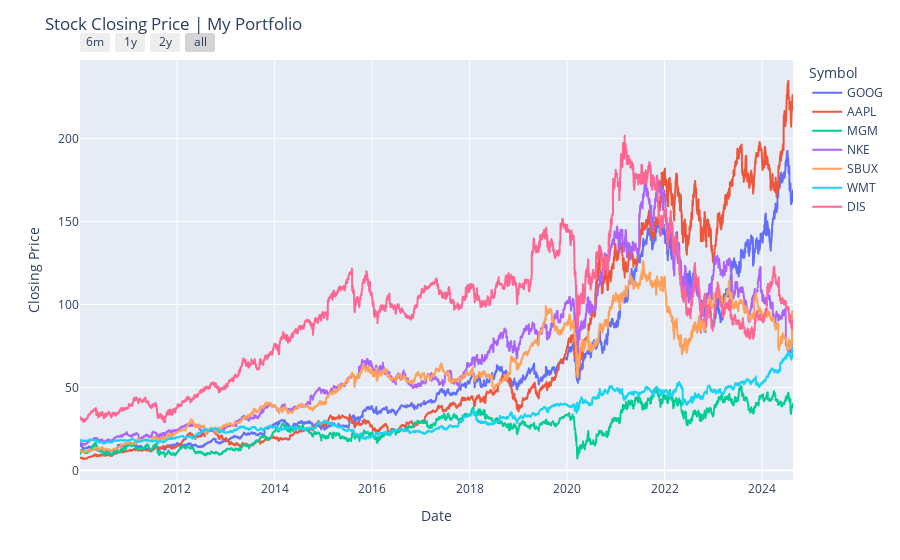

The notebook cell this image was saved under:
### Code cell
close_chart(portfolio)

### Figure 1 — Plotly figure (JSON) as saved in the notebook; plotly's stock layout.template omitted (floating-point values rounded to 4 significant figures; data arrays with more than 128 entries replaced by an {"elided": "..."} marker saying what was removed)
{"data": [{"hovertemplate": "Symbol=GOOG<br>variable=Close<br>Date=%{x}<br>Closing Price=%{y}<extra></extra>", "legendgroup": "GOOG", "line": {"color": "#636efa", "dash": "solid"}, "marker": {"symbol": "circle"}, "mode": "lines", "name": "GOOG", "showlegend": true, "type": "scattergl", "x": {"elided": "3682 str values"}, "xaxis": "x", "y": {"elided": "3682 float values"}, "yaxis": "y"}, {"hovertemplate": "Symbol=AAPL<br>variable=Close<br>Date=%{x}<br>Closing Price=%{y}<extra></extra>", "legendgroup": "AAPL", "line": {"color": "#EF553B", "dash": "solid"}, "marker": {"symbol": "circle"}, "mode": "lines", "name": "AAPL", "showlegend": true, "type": "scattergl", "x": {"elided": "3682 str values"}, "xaxis": "x", "y": {"elided": "3682 float values"}, "yaxis": "y"}, {"hovertemplate": "Symbol=MGM<br>variable=Close<br>Date=%{x}<br>Closing Price=%{y}<extra></extra>", "legendgroup": "MGM", "line": {"color": "#00cc96", "dash": "solid"}, "marker": {"symbol": "circle"}, "mode": "lines", "name": "MGM", "showlegend": true, "type": "scattergl", "x": {"elided": "3682 str values"}, "xaxis": "x", "y": {"elided": "3682 float values"}, "yaxis": "y"}, {"hovertemplate": "Symbol=NKE<br>variable=Close<br>Date=%{x}<br>Closing Price=%{y}<extra></extra>", "legendgroup": "NKE", "line": {"color": "#ab63fa", "dash": "solid"}, "marker": {"symbol": "circle"}, "mode": "lines", "name": "NKE", "showlegend": true, "type": "scattergl", "x": {"elided": "3682 str values"}, "xaxis": "x", "y": {"elided": "3682 float values"}, "yaxis": "y"}, {"hovertemplate": "Symbol=SBUX<br>variable=Close<br>Date=%{x}<br>Closing Price=%{y}<extra></extra>", "legendgroup": "SBUX", "line": {"color": "#FFA15A", "dash": "solid"}, "marker": {"symbol": "circle"}, "mode": "lines", "name": "SBUX", "showlegend": true, "type": "scattergl", "x": {"elided": "3682 str values"}, "xaxis": "x", "y": {"elided": "3682 float values"}, "yaxis": "y"}, {"hovertemplate": "Symbol=WMT<br>variable=Close<br>Date=%{x}<br>Closing Price=%{y}<extra></extra>", "legendgroup": "WMT", "line": {"color": "#19d3f3", "dash": "solid"}, "marker": {"symbol": "circle"}, "mode": "lines", "name": "WMT", "showlegend": true, "type": "scattergl", "x": {"elided": "3682 str values"}, "xaxis": "x", "y": {"elided": "3682 float values"}, "yaxis": "y"}, {"hovertemplate": "Symbol=DIS<br>variable=Close<br>Date=%{x}<br>Closing Price=%{y}<extra></extra>", "legendgroup": "DIS", "line": {"color": "#FF6692", "dash": "solid"}, "marker": {"symbol": "circle"}, "mode": "lines", "name": "DIS", "showlegend": true, "type": "scattergl", "x": {"elided": "3682 str values"}, "xaxis": "x", "y": {"elided": "3682 float values"}, "yaxis": "y"}], "layout": {"legend": {"title": {"text": "Symbol"}, "tracegroupgap": 0}, "margin": {"t": 60}, "title": {"text": "Stock Closing Price | My Portfolio"}, "xaxis": {"anchor": "y", "domain": [0, 1], "rangeselector": {"buttons": [{"count": 6, "label": "6m", "step": "month", "stepmode": "backward"}, {"count": 1, "label": "1y", "step": "year", "stepmode": "backward"}, {"count": 2, "label": "2y", "step": "year", "stepmode": "backward"}, {"step": "all"}]}, "rangeslider": {"visible": false}, "title": {"text": "Date"}}, "yaxis": {"anchor": "x", "domain": [0, 1], "title": {"text": "Closing Price"}}}}
